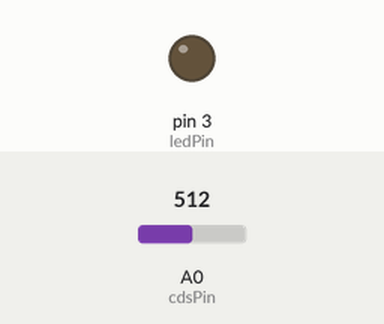
This sketch was run on a simulated Arduino Uno, built with avr-gcc and run on an emulated ATmega328P. Shown: output pins drawn as LEDs (lit = HIGH). The inputs (shaded band) are chosen by the test bench; at power-on: A0 (cdsPin) = 512. What the sketch prints to the serial monitor is not drawn.

Above: at 1.3 s.
1.4 s: A0 (cdsPin) set to 208
2.9 s: A0 (cdsPin) set to 187
At 3.9 s:
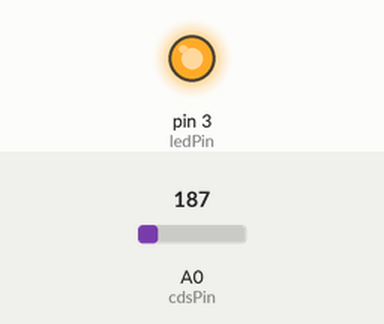
4.5 s: A0 (cdsPin) set to 210
At 5.1 s:
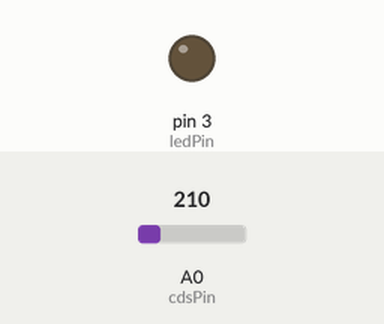
6.0 s: A0 (cdsPin) set to 190
At 6.3 s:
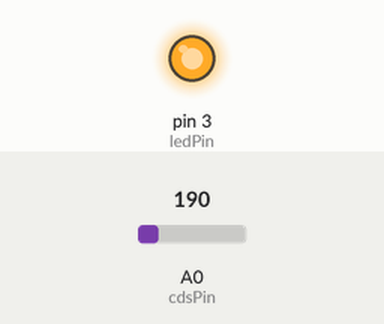
Timing chart, 0 to 8.5 s (numbered marks = the images above; inputs shaded):
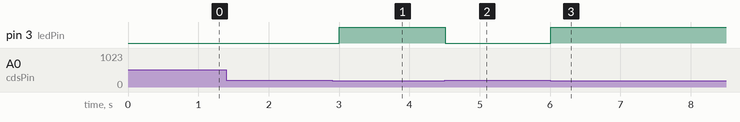

Measured:
- the behaviour switches between 200 and 199 on A0 (cdsPin) (found by bisection; images 0 and 1)
- after the input at 1.4 s, every drawn part: stays the same
- after the input at 2.9 s, pin 3 (ledPin): LOW → HIGH after 0.10 s
- after the input at 4.5 s, pin 3 (ledPin): HIGH → LOW at once
- after the input at 6.0 s, pin 3 (ledPin): LOW → HIGH at once

The sketch:

cds_photoresistor.ino
```cpp
const int cdsPin = A0;   // 조도센서 중간 연결 핀
const int ledPin = 3;    // LED가 연결된 디지털 핀 (PWM 가능 핀)
const int threshold = 200; // LED가 켜지고 꺼지는 기준 밝기 값 (0 ~ 1023)

void setup() {
  Serial.begin(9600);    // 시리얼 통신 시작
  pinMode(ledPin, OUTPUT); // LED 핀을 출력으로 설정
}

void loop() {
  int sensorValue = analogRead(cdsPin); // 조도센서 값 읽기 (0 ~ 1023)

  // 시리얼 모니터로 현재 센서값 확인
  Serial.print("Sensor Value: ");
  Serial.println(sensorValue);

  // 주변이 어두워지면 (센서 값이 설정한 기준치보다 낮아지면)
  if (sensorValue < threshold) {
    digitalWrite(ledPin, HIGH); // LED 켜기
    Serial.println(" -> 어두워져서 LED를 켭니다.");
  }
  // 주변이 밝아지면
  else {
    digitalWrite(ledPin, LOW);  // LED 끄기
    Serial.println(" -> 밝아져서 LED를 끕니다.");
  }

  delay(500); // 0.5초마다 상태 확인
}
```
